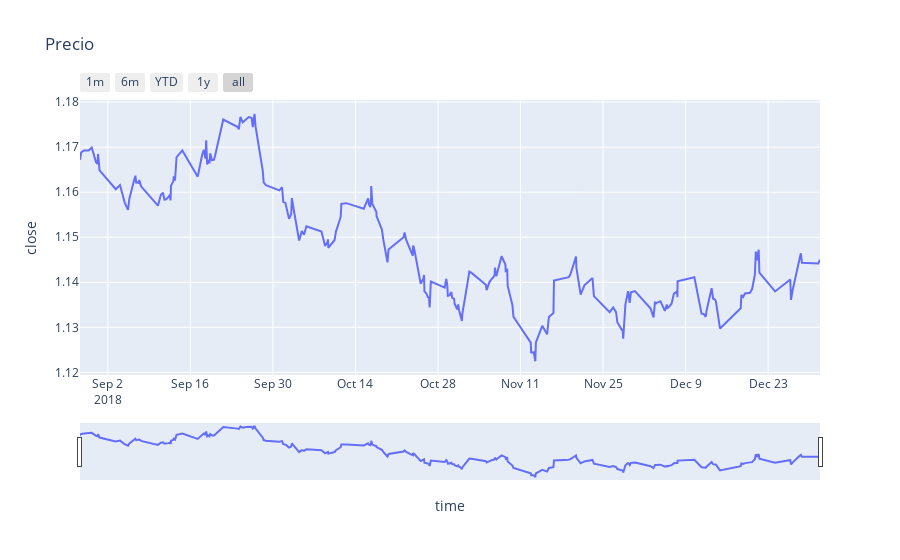

The notebook cell saved with this chart:
### Code cell
# PRECIO
fig = px.line(earnings_df_ma, x="time", y="close", title="Precio")

fig.update_xaxes(
    rangeslider_visible=True,
    rangeselector=dict(
        buttons=list([
            dict(count=1, label="1m", step="month", stepmode="backward"),
            dict(count=6, label="6m", step="month", stepmode="backward"),
            dict(count=1, label="YTD", step="year", stepmode="todate"),
            dict(count=1, label="1y", step="year", stepmode="backward"),
            dict(step="all")
        ])
    )
)
fig.show()

### Figure 1 — Plotly figure (JSON) as saved in the notebook; plotly's stock layout.template omitted (floating-point values rounded to 4 significant figures; data arrays with more than 128 entries replaced by an {"elided": "..."} marker saying what was removed)
{"data": [{"hovertemplate": "time=%{x}<br>close=%{y}<extra></extra>", "legendgroup": "", "line": {"color": "#636efa", "dash": "solid"}, "marker": {"symbol": "circle"}, "mode": "lines", "name": "", "orientation": "v", "showlegend": false, "type": "scatter", "x": {"elided": "247 str values"}, "xaxis": "x", "y": {"elided": "247 float values"}, "yaxis": "y"}], "layout": {"legend": {"tracegroupgap": 0}, "title": {"text": "Precio"}, "xaxis": {"anchor": "y", "domain": [0, 1], "rangeselector": {"buttons": [{"count": 1, "label": "1m", "step": "month", "stepmode": "backward"}, {"count": 6, "label": "6m", "step": "month", "stepmode": "backward"}, {"count": 1, "label": "YTD", "step": "year", "stepmode": "todate"}, {"count": 1, "label": "1y", "step": "year", "stepmode": "backward"}, {"step": "all"}]}, "rangeslider": {"visible": true}, "title": {"text": "time"}}, "yaxis": {"anchor": "x", "domain": [0, 1], "title": {"text": "close"}}}}
